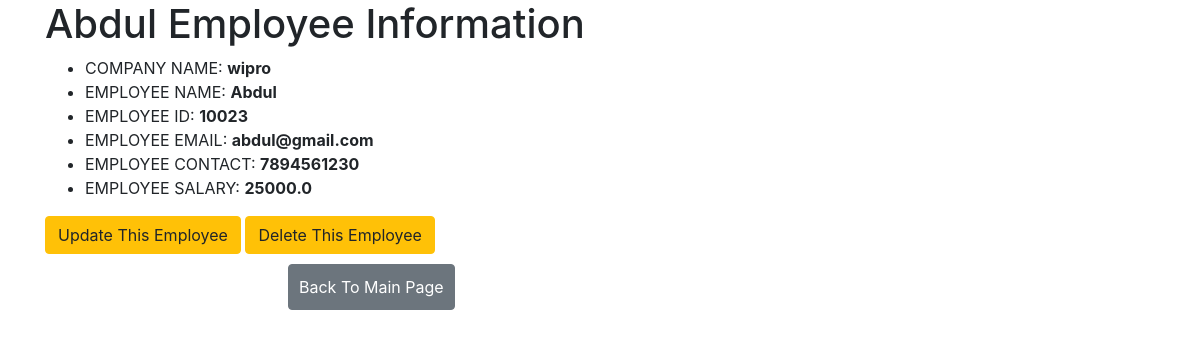
/1/, run on the app's committed database.
### testapp/models.py (models this page shows, shortened)
class CompanyModel (models.Model):
    company=models.CharField(max_length=30 )
    ename=models.CharField(max_length=30)
    eid=models.IntegerField()
    eemail=models.EmailField()
    ephn=models.BigIntegerField()
    esal=models.FloatField()

### testapp/views.py (the view)
# urls.py: path('<int:pk>/',views.CompanyDetailView.as_view(),name='detail'),
class CompanyDetailView(DetailView):
    model = CompanyModel

### templates/testapp/companymodel_detail.html (shortened to what this page needs)
<!DOCTYPE html>
<html lang="en">
<head>
     <link rel="stylesheet" href="https://cdn.jsdelivr.net/npm/bootstrap@4.6.2/dist/css/bootstrap.min.css"
>
</head>
<body>
<div class="container">
    <h1> {{companymodel.ename}}  Employee Information</h1>
<ul>
    <li>COMPANY NAME: <STRONG> {{  companymodel.company }}</STRONG> </li>
    <li>EMPLOYEE NAME: <STRONG> {{  companymodel.ename }}</STRONG> </li>
    <li>EMPLOYEE ID: <STRONG> {{ companymodel.eid }}</STRONG> </li>
    <li>EMPLOYEE EMAIL: <STRONG> {{  companymodel.eemail }}</STRONG> </li>
    <li>EMPLOYEE CONTACT: <STRONG> {{  companymodel.ephn }}</STRONG> </li>
    <li>EMPLOYEE SALARY: <STRONG> {{  companymodel.esal }}</STRONG> </li>
</ul>
</div>
<div class="container">
<a class="btn btn-warning" href="/update/{{companymodel.id}}"> Update This Employee</a>
<a class="btn btn-warning" href="/delete/{{companymodel.id}}"> Delete This Employee</a>
</div>
<a  id="id1"  class="btn btn-secondary" href="{% url 'comp_list' %}" > Back To Main Page </a>
</body>
</html>

### templates/testapp/companymodel_detail.html (style rules this page uses)
#id1 { padding: 10px; margin:10px 10px 100px 24% ; }

### data on the page
CompanyModel: ename "Abdul", company "wipro", eid "10023", eemail "abdul@gmail.com", ephn "7894561230", esal "25000.0"
